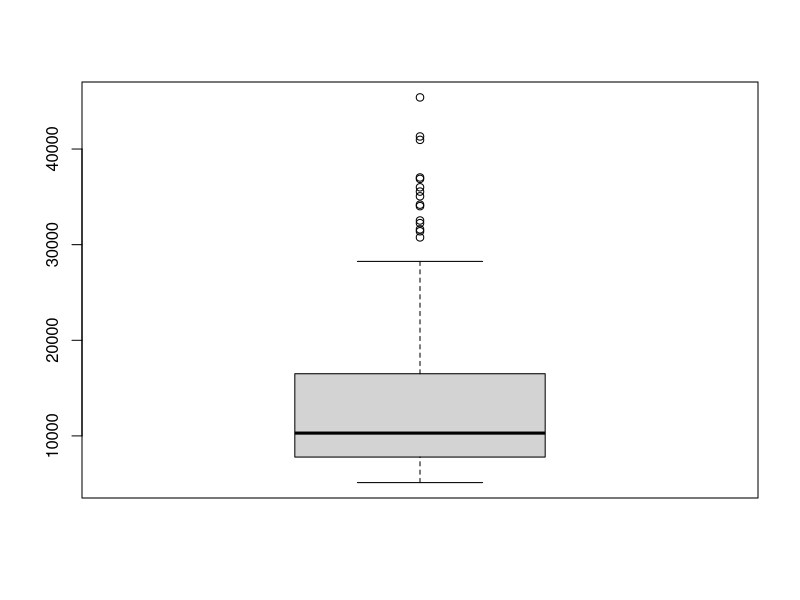
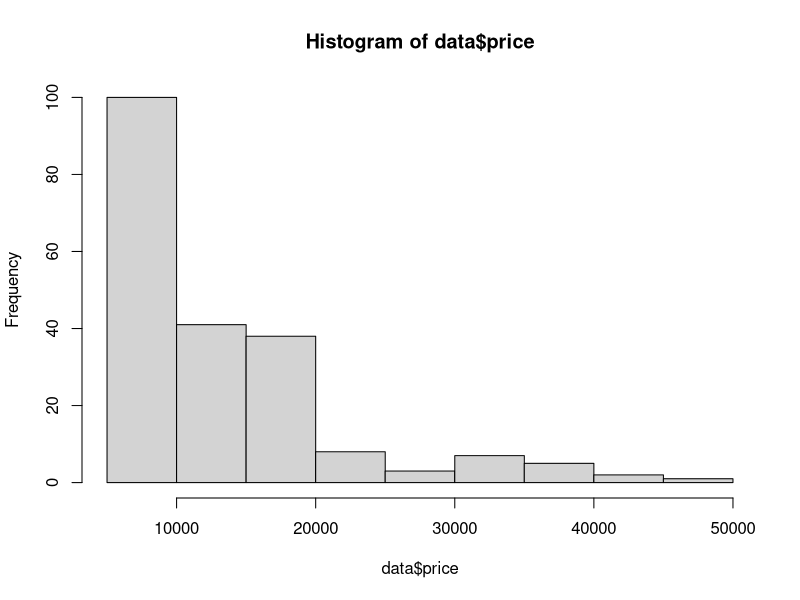
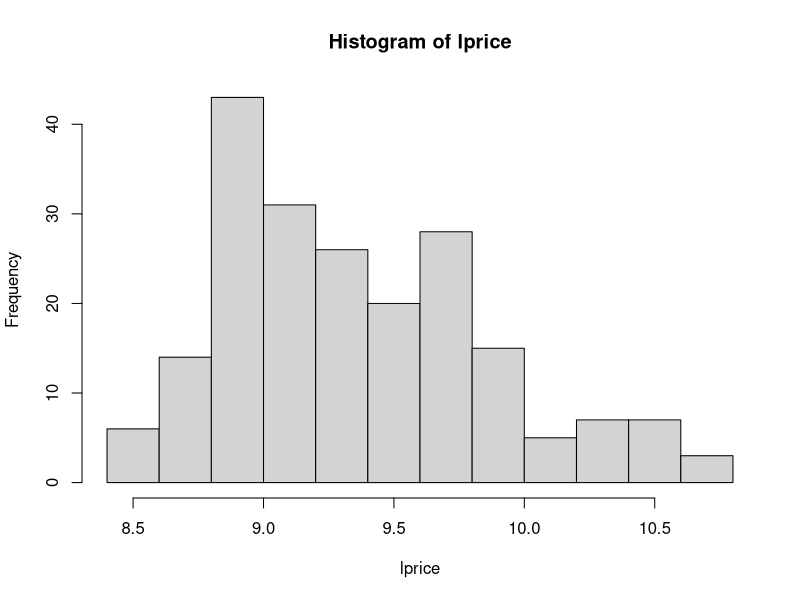
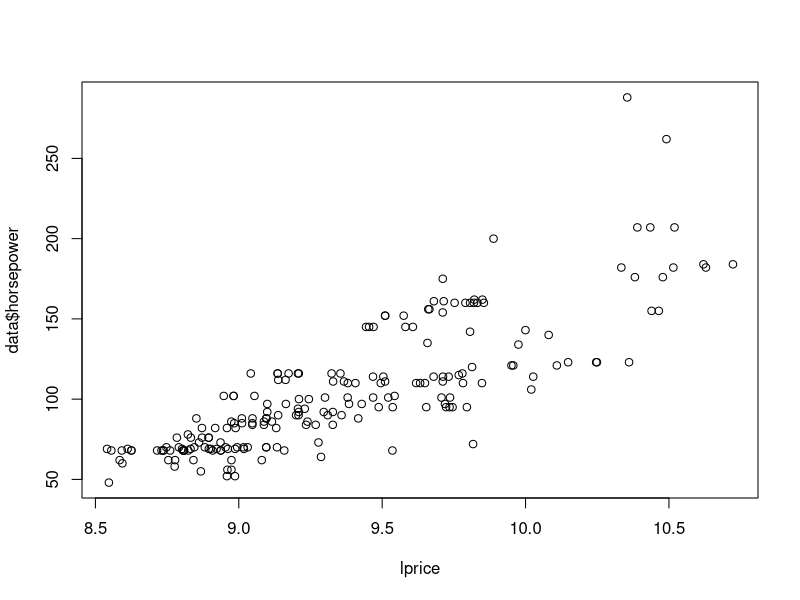
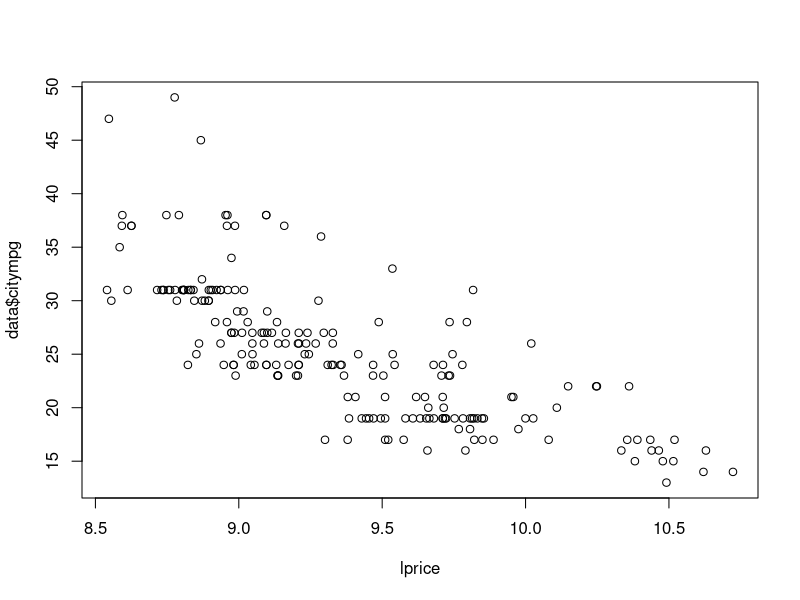

Recreate these plots in R, in order. (Note: this script raises an error after producing the figures.)
data <- read.csv("carprices.csv", stringsAsFactors = TRUE)

# 1. Generate a box-plot of the price and identify if there are outliers.  
boxplot(data$price)
# 2. Plot the distribution of price using a histogram. What do you observe? 
hist(data$price)


#3. Since price is not so normally distributed, we may consider taking a log transform, (use lprice= log(price)), and then plot a histogram of lprice instead. How does the distribution of lprice now differ from price before the log transformation? 
#log normalize
lprice=log(data$price)
hist(lprice)


#4. Generate scatter-plots for lprice vs horsepower and lprice vs citympg. What are the relationships  you found for each of these generated plots? 
plot(lprice,data$horsepower)

plot(lprice,data$citympg)

#data$fueltype <- factor(data$fueltype)
#data <- factor(data)



#5. Create a training set (call it carprices_train) with the first 164 records.  Create a test set (call it carprices_test) with the remaining 41 records. Fit a multiple linear regression (MLR) model to this dataset, with lprice as the dependent variable. Use the independent variables given below for your model: 
carprices_train <- data[1:164,]
carprices_test <- data[165:205,]

carprices_test$price


model <- lm(log(carprices_train$price) ~ carprices_train$fueltype + carprices_train$enginesize + 
              carprices_train$stroke + carprices_train$peakrpm + carprices_train$citympg + carprices_train$highwaympg + carprices_train$carwidth + 
              carprices_train$aspiration + carprices_train$boreratio)

summary

#6. Do any of the variables have to be dropped because of multicollinearity?  Explai
anova(model)
vif(model)


#dropping citympg
#carprices_train$citympg <- NULL
#-statistic evaluates whether or not there is significant association between the predictor and the outcome variable
#independant variable  = explanatory variable
#dependant = response varaible 
#carprices_train$cityhighwaympg <- NULL


#a. Re-run the model by dropping a variable you assess to be the most problematic for multicollinearity (i.e., the variable with the highest VIF). Examine the coefficients of the variables in the new model, in particular, the ones with high VIF in the previous model and check if the coefficient values changed significantly.   
model2 <- lm(log(carprices_train$price) ~ carprices_train$fueltype + carprices_train$enginesize + 
              carprices_train$stroke + carprices_train$peakrpm + carprices_train$citympg + carprices_train$carwidth + 
              carprices_train$aspiration + carprices_train$boreratio)
#7. Would you drop any of the variables used in your revised model based on the t-values or p-values? 
summary(model2)
vif(model2)



#a. If yes, drop the variables, one at a time, and re-run the model until you see no need to drop any variable. (Note: Again, you need to drop variables one at a time because the p-value of one predictor may increase or decrease when a new set of variables are used.) 
#remove boreratio from model
model3 <- lm(log(carprices_train$price) ~ carprices_train$fueltype + carprices_train$enginesize + 
               carprices_train$stroke + carprices_train$peakrpm + carprices_train$citympg + carprices_train$carwidth + 
               carprices_train$aspiration)
#9. Interpret the R-square of your final model.  What does the R-square tell you about the final model. 
summary(model3)


#remove aspiration from model
model4 <- lm(log(carprices_train$price) ~ carprices_train$fueltype + carprices_train$enginesize +  carprices_train$stroke + carprices_train$peakrpm + carprices_train$citympg + carprices_train$carwidth)
model4.5 <- lm(log(price)~fueltype+enginesize+stroke+peakrpm+citympg+carwidth, data=carprices_train)
#10.  Provide your interpretations on coefficients for each of the predictors in the model.  How do you determine if the coefficients are statistically significant (use the p-values to explain). 
summary(model4)




#11.  Report the MSE obtained on the carprices_train and carprices_test for the final model. What do you observe?  You may find that the MSE on the test set is much higher than the estimated MSE obtained using the training set.  Provide a reason why they are different. 
mean(model4.5$residuals^2)


#predict(model4, carprices_test)
predict(model4.5, carprices_test)

mean((log(carprices_test$price) - predict(model4.5 , carprices_test ))^2)

#mean(model5$residuals^2)
#unique(carprices_test$fueltype)
#unique(carprices_train$fueltype)